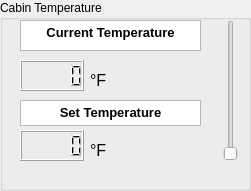
     <widget class="QGroupBox" name="temp_box">
      <property name="geometry">
       <rect>
        <x>260</x>
        <y>380</y>
        <width>251</width>
        <height>191</height>
       </rect>
      </property>
      <property name="title">
       <string>Cabin Temperature</string>
      </property>
      <widget class="QLCDNumber" name="current_temp_display">
       <property name="geometry">
        <rect>
         <x>20</x>
         <y>60</y>
         <width>64</width>
         <height>31</height>
        </rect>
       </property>
      </widget>
      <widget class="QLabel" name="f_txt">
       <property name="geometry">
        <rect>
         <x>90</x>
         <y>70</y>
         <width>31</width>
         <height>21</height>
        </rect>
       </property>
       <property name="font">
        <font>
         <pointsize>12</pointsize>
        </font>
       </property>
       <property name="text">
        <string>°F</string>
       </property>
      </widget>
      <widget class="QSlider" name="temp_slider">
       <property name="geometry">
        <rect>
         <x>220</x>
         <y>20</y>
         <width>22</width>
         <height>141</height>
        </rect>
       </property>
       <property name="orientation">
        <enum>Qt::Vertical</enum>
       </property>
      </widget>
      <widget class="QLabel" name="f_txt_2">
       <property name="geometry">
        <rect>
         <x>90</x>
         <y>140</y>
         <width>31</width>
         <height>21</height>
        </rect>
       </property>
       <property name="font">
        <font>
         <pointsize>12</pointsize>
        </font>
       </property>
       <property name="text">
        <string>°F</string>
       </property>
      </widget>
      <widget class="QLCDNumber" name="set_temp_display">
       <property name="geometry">
        <rect>
         <x>20</x>
         <y>130</y>
         <width>64</width>
         <height>31</height>
        </rect>
       </property>
      </widget>
      <widget class="QTextBrowser" name="current_temp_txt">
       <property name="geometry">
        <rect>
         <x>20</x>
         <y>20</y>
         <width>181</width>
         <height>31</height>
        </rect>
       </property>
       <property name="font">
        <font>
         <pointsize>11</pointsize>
         <bold>true</bold>
        </font>
       </property>
       <property name="verticalScrollBarPolicy">
        <enum>Qt::ScrollBarAlwaysOff</enum>
       </property>
       <property name="horizontalScrollBarPolicy">
        <enum>Qt::ScrollBarAlwaysOff</enum>
       </property>
       <property name="html">
        <string>&lt;!DOCTYPE HTML PUBLIC &quot;-//W3C//DTD HTML 4.0//EN&quot; &quot;http://www.w3.org/TR/REC-html40/strict.dtd&quot;&gt;
&lt;html&gt;&lt;head&gt;&lt;meta name=&quot;qrichtext&quot; content=&quot;1&quot; /&gt;&lt;meta charset=&quot;utf-8&quot; /&gt;&lt;style type=&quot;text/css&quot;&gt;
p, li { white-space: pre-wrap; }
hr { height: 1px; border-width: 0; }
li.unchecked::marker { content: &quot;\2610&quot;; }
li.checked::marker { content: &quot;\2612&quot;; }
&lt;/style&gt;&lt;/head&gt;&lt;body style=&quot; font-family:'Segoe UI'; font-size:11pt; font-weight:700; font-style:normal;&quot;&gt;
&lt;p align=&quot;center&quot; style=&quot; margin-top:0px; margin-bottom:0px; margin-left:0px; margin-right:0px; -qt-block-indent:0; text-indent:0px;&quot;&gt;&lt;span style=&quot; font-size:10pt; font-weight:696;&quot;&gt;Current Temperature&lt;/span&gt;&lt;/p&gt;&lt;/body&gt;&lt;/html&gt;</string>
       </property>
      </widget>
      <widget class="QTextBrowser" name="set_temp_txt">
       <property name="geometry">
        <rect>
         <x>20</x>
         <y>100</y>
         <width>181</width>
         <height>26</height>
        </rect>
       </property>
       <property name="font">
        <font>
         <pointsize>11</pointsize>
         <bold>true</bold>
        </font>
       </property>
       <property name="verticalScrollBarPolicy">
        <enum>Qt::ScrollBarAlwaysOff</enum>
       </property>
       <property name="horizontalScrollBarPolicy">
        <enum>Qt::ScrollBarAlwaysOff</enum>
       </property>
       <property name="html">
        <string>&lt;!DOCTYPE HTML PUBLIC &quot;-//W3C//DTD HTML 4.0//EN&quot; &quot;http://www.w3.org/TR/REC-html40/strict.dtd&quot;&gt;
&lt;html&gt;&lt;head&gt;&lt;meta name=&quot;qrichtext&quot; content=&quot;1&quot; /&gt;&lt;meta charset=&quot;utf-8&quot; /&gt;&lt;style type=&quot;text/css&quot;&gt;
p, li { white-space: pre-wrap; }
hr { height: 1px; border-width: 0; }
li.unchecked::marker { content: &quot;\2610&quot;; }
li.checked::marker { content: &quot;\2612&quot;; }
&lt;/style&gt;&lt;/head&gt;&lt;body style=&quot; font-family:'Segoe UI'; font-size:11pt; font-weight:700; font-style:normal;&quot;&gt;
&lt;p align=&quot;center&quot; style=&quot; margin-top:0px; margin-bottom:0px; margin-left:0px; margin-right:0px; -qt-block-indent:0; text-indent:0px;&quot;&gt;&lt;span style=&quot; font-family:'MS Shell Dlg 2'; font-size:10pt; font-weight:600;&quot;&gt;Set Temperature&lt;/span&gt;&lt;/p&gt;&lt;/body&gt;&lt;/html&gt;</string>
       </property>
      </widget>
     </widget>
